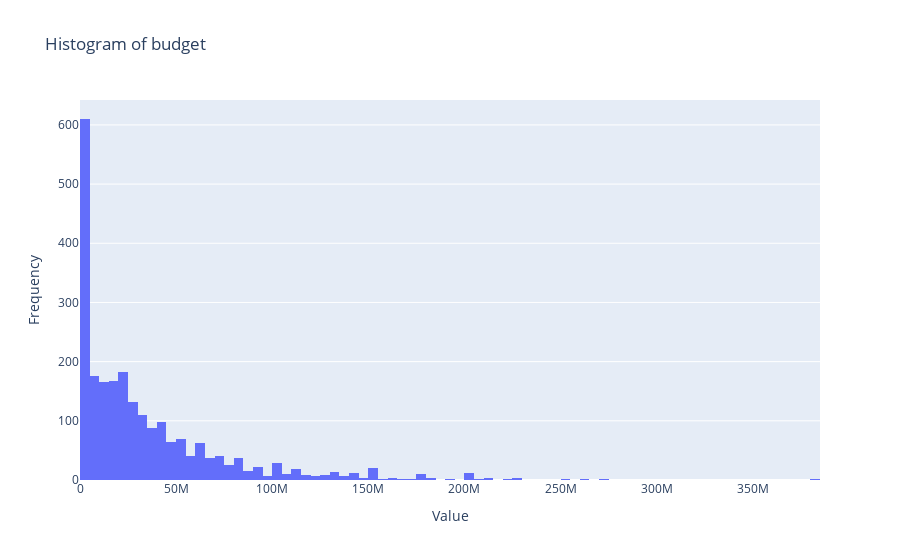
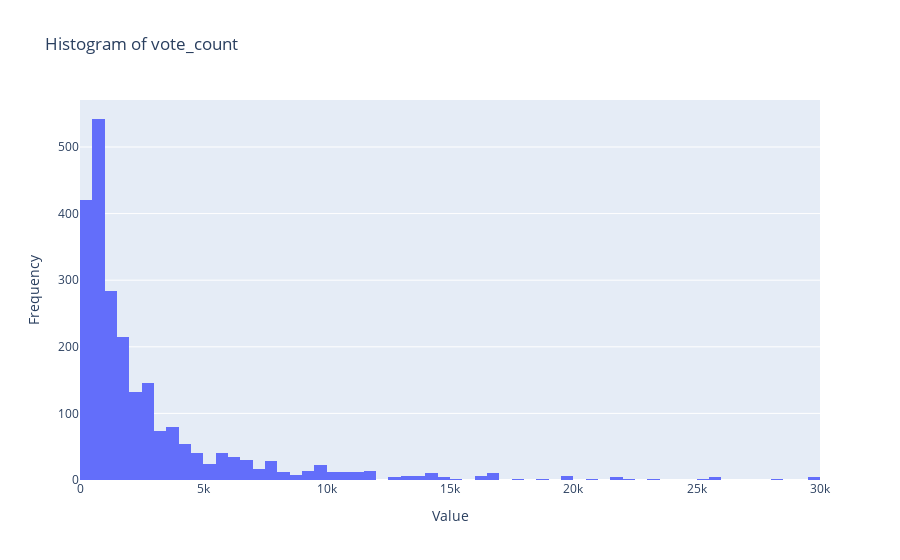
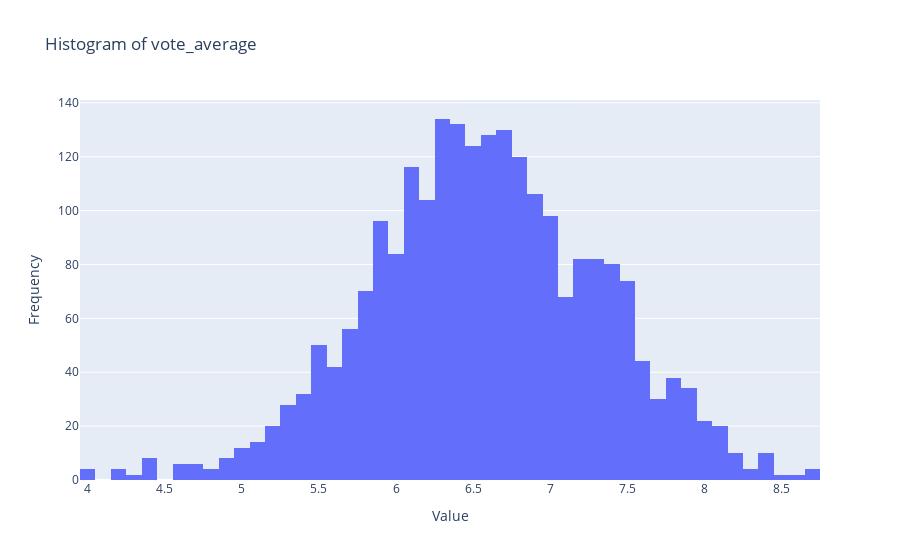
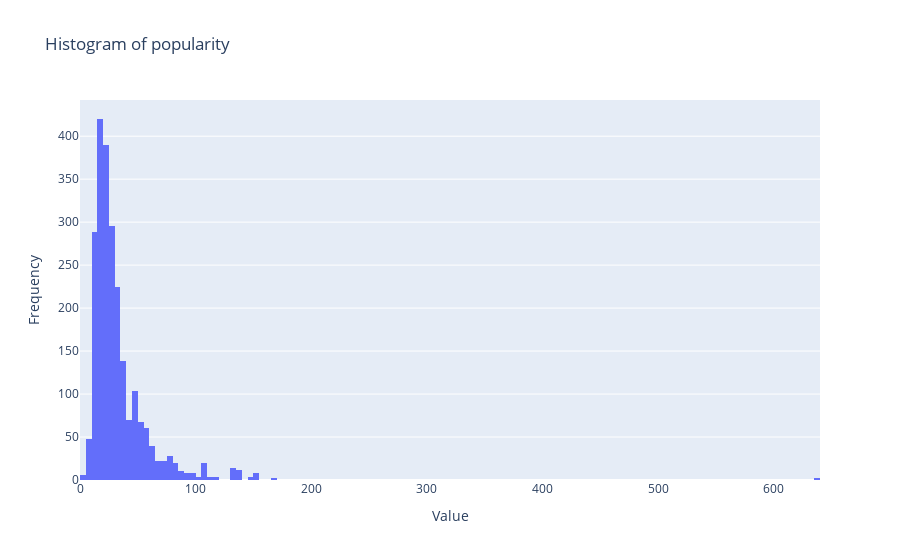

Source (notebook cell) for these figures, in order:
### Code cell
import plotly.graph_objects as go

# Assuming 'joined_data' is a DataFrame object in pandas
selected_columns = ['budget', 'vote_count', 'vote_average', 'popularity']
selected_data = joined_data[selected_columns]

# Generate individual histograms for each selected column
for col in selected_columns:
    fig = go.Figure()
    fig.add_trace(go.Histogram(x=selected_data[col]))
    fig.update_layout(
        title=f'Histogram of {col}',
        xaxis_title='Value',
        yaxis_title='Frequency'
    )
    fig.show()

### Figure 1 — Plotly figure (JSON) as saved in the notebook; plotly's stock layout.template omitted (floating-point values rounded to 4 significant figures; data arrays with more than 128 entries replaced by an {"elided": "..."} marker saying what was removed)
{"data": [{"type": "histogram", "x": {"elided": "2344 int values"}}], "layout": {"title": {"text": "Histogram of budget"}, "xaxis": {"title": {"text": "Value"}}, "yaxis": {"title": {"text": "Frequency"}}}}

### Figure 2 — Plotly figure (JSON) as saved in the notebook; plotly's stock layout.template omitted (floating-point values rounded to 4 significant figures; data arrays with more than 128 entries replaced by an {"elided": "..."} marker saying what was removed)
{"data": [{"type": "histogram", "x": {"elided": "2344 int values"}}], "layout": {"title": {"text": "Histogram of vote_count"}, "xaxis": {"title": {"text": "Value"}}, "yaxis": {"title": {"text": "Frequency"}}}}

### Figure 3 — Plotly figure (JSON) as saved in the notebook; plotly's stock layout.template omitted (floating-point values rounded to 4 significant figures; data arrays with more than 128 entries replaced by an {"elided": "..."} marker saying what was removed)
{"data": [{"type": "histogram", "x": {"elided": "2344 float values"}}], "layout": {"title": {"text": "Histogram of vote_average"}, "xaxis": {"title": {"text": "Value"}}, "yaxis": {"title": {"text": "Frequency"}}}}

### Figure 4 — Plotly figure (JSON) as saved in the notebook; plotly's stock layout.template omitted (floating-point values rounded to 4 significant figures; data arrays with more than 128 entries replaced by an {"elided": "..."} marker saying what was removed)
{"data": [{"type": "histogram", "x": {"elided": "2344 float values"}}], "layout": {"title": {"text": "Histogram of popularity"}, "xaxis": {"title": {"text": "Value"}}, "yaxis": {"title": {"text": "Frequency"}}}}
